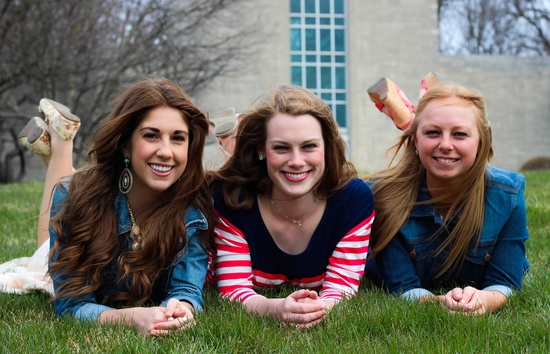
#> input picture Scripts/data/Pictures/group_pic.jpeg, 550 x 354 px, found by its file name
$ python pic_detection.py
#> lines starting #> are read from the running program, lines starting #| are printed output that depends on the picture
import cv2
from matplotlib import pyplot as plt
import time

start_time = time.time()

img = cv2.imread("Scripts/data/Pictures/group_pic.jpeg")
#> img is the input picture: shape (354, 550, 3); mean B, G, R 94.4, 104.1, 107.8

img_gray = cv2.cvtColor(img, cv2.COLOR_BGR2GRAY)
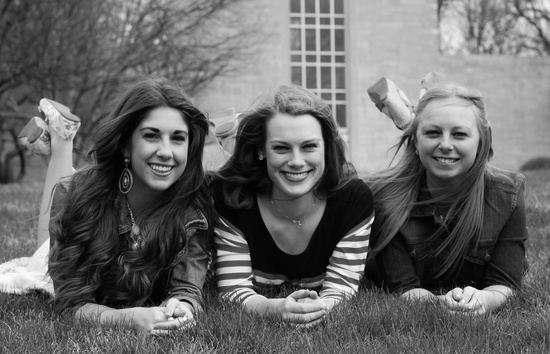
#> img_gray: shape (354, 550); min 0, max 255, mean 104.1
img_rgb = cv2.cvtColor(img, cv2.COLOR_BGR2RGB)

stop_data = cv2.CascadeClassifier("Scripts/models/haarcascade_frontalface_default.xml")
fullbody = cv2.CascadeClassifier("Scripts/models/haarcascade_fullbody.xml")

found = stop_data.detectMultiScale(img_gray, minSize =(20, 20))
#> found = [[164, 246, 49, 49], [410, 106, 71, 71], [126, 108, 76, 76], [257, 118, 75, 75], [252, 162, 91, 91]]

amount = len(found)
#> amount = 5

if amount != 0:
    for (x, y, width, height) in found:
        # Länge der offenen Stellen an den Seiten
        offset = 20

        # Dicke der Linien (zum Beispiel 2 Pixel)
        thickness = 1

        # Linien oben und unten
        cv2.line(img_rgb, (x, y), (x + width // 2 - offset, y), (0, 255, 0), thickness)
        cv2.line(img_rgb, (x + width // 2 + offset, y), (x + width, y), (0, 255, 0), thickness)
        cv2.line(img_rgb, (x, y + height), (x + width // 2 - offset, y + height), (0, 255, 0), thickness)
        cv2.line(img_rgb, (x + width // 2 + offset, y + height), (x + width, y + height), (0, 255, 0), thickness)

        # Linien links und rechts
        cv2.line(img_rgb, (x, y), (x, y + height // 2 - offset), (0, 255, 0), thickness)
        cv2.line(img_rgb, (x, y + height // 2 + offset), (x, y + height), (0, 255, 0), thickness)
        cv2.line(img_rgb, (x + width, y), (x + width, y + height // 2 - offset), (0, 255, 0), thickness)
        cv2.line(img_rgb, (x + width, y + height // 2 + offset), (x + width, y + height), (0, 255, 0), thickness)
#> this loop made 5 passes
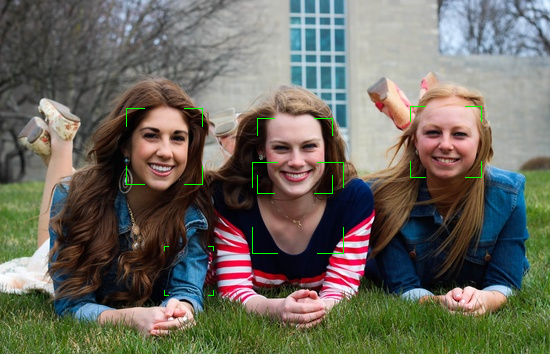
#> img_rgb: shape (354, 550, 3); mean R, G, B 107.6, 104.8, 94.2

# Endzeit messen und Laufzeit berechnen
end_time = time.time()
execution_time = end_time - start_time
print(f"Der Code lief in {execution_time:.4f} Sekunden durch.")


plt.subplot(1, 1, 1)
plt.imshow(img_rgb)
plt.show()

$ run again, with Scripts/data/Pictures/Download (1).jpeg copied over Scripts/data/Pictures/group_pic.jpeg
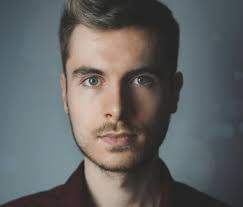
#> input picture Scripts/data/Pictures/Download (1).jpeg, 243 x 207 px, found by its file name
#> img is the input picture: shape (207, 243, 3); mean B, G, R 98.9, 99.1, 98.1
#> `img_gray = cv2.cvtColor(img, cv2.COLOR_BGR2GRAY)`:
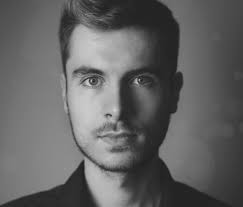
#> img_gray: shape (207, 243); min 26, max 211, mean 98.8
#> found = [[48, 27, 138, 138]]
#> amount = 1
#> the loop `for (x, y, width, height) in found:` made 1 pass
#> (x, y, width, height, offset, thickness) on pass 1: (48, 27, 138, 138, 20, 1)
#> after the loop `for (x, y, width, height) in found:`:
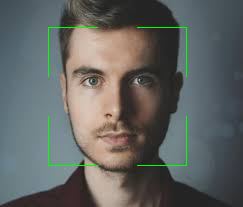
#> img_rgb: shape (207, 243, 3); mean R, G, B 97.3, 100.2, 98

$ run again, with Scripts/data/Pictures/Download.jpeg copied over Scripts/data/Pictures/group_pic.jpeg
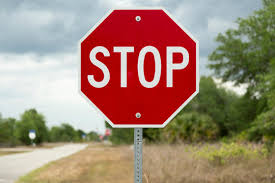
#> input picture Scripts/data/Pictures/Download.jpeg, 275 x 183 px, found by its file name
#> img is the input picture: shape (183, 275, 3); mean B, G, R 116.7, 134.1, 161.8
#> `img_gray = cv2.cvtColor(img, cv2.COLOR_BGR2GRAY)`:
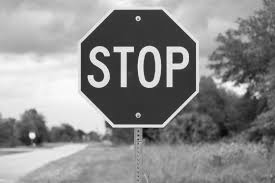
#> img_gray: shape (183, 275); min 6, max 254, mean 140.4
#> found = ()
#> amount = 0
